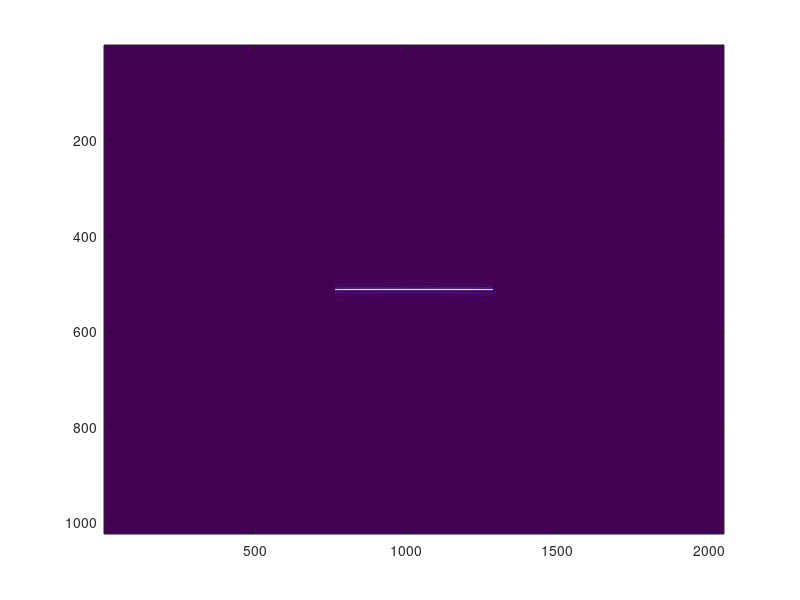

The MATLAB script that drew this image:
% LFM 信号
clear

Tu = 2e-6;
B = 150e6;
fs = 180e6;
kr = B / Tu;
fc = 10.e9;
c = 3.e8;
lamd = c / fc;
Nr = 1024;
Tr = Nr / fs;

V = 100.;
R0 = 5000;
PRF = 600.;
Na = 2048;
Ta = Na / PRF;
ta = linspace(-Ta / 2, Ta / 2, Na);

beta = 1/180 .* pi;
xm1 = 0.;
ym1 = 0.;

xm2 = 100.;
ym2 = 0.;

xr = V * ta;
yr = -R0;

tr = 2 * R0 / c + linspace(-Tr / 2, Tr / 2, Nr);

foriginal = exp(1i * pi * kr * (tr - 2 * R0 / c).^2) .* (abs(tr - 2 * R0 / c) < Tu / 2);
h = conj(foriginal);
H = fft(fftshift(h));
%original=exp(j*pi*kr*(tr-2*R0/c).^2).*(abs(tr-2*R0/c)<Tu/2);
data = zeros(Nr, Na);

for k = 1:Na
    a = atan(xr(k) / 5000);

    if (abs(a) < (beta / 2))

        Rt = sqrt((xr(k) - xm1)^2 + (yr - ym1)^2);
        record = exp(1i * pi * kr * (tr - 2 * Rt / c).^2) .* (abs(tr - 2 * Rt / c) < Tu / 2) * exp(-1i * 4 * pi / lamd * Rt);
    else 
        record = 0;
    end

    ss = ifft(fft(record) .* H);
    data(:, k) = transpose(ss);
end

imagesc(abs(data));
